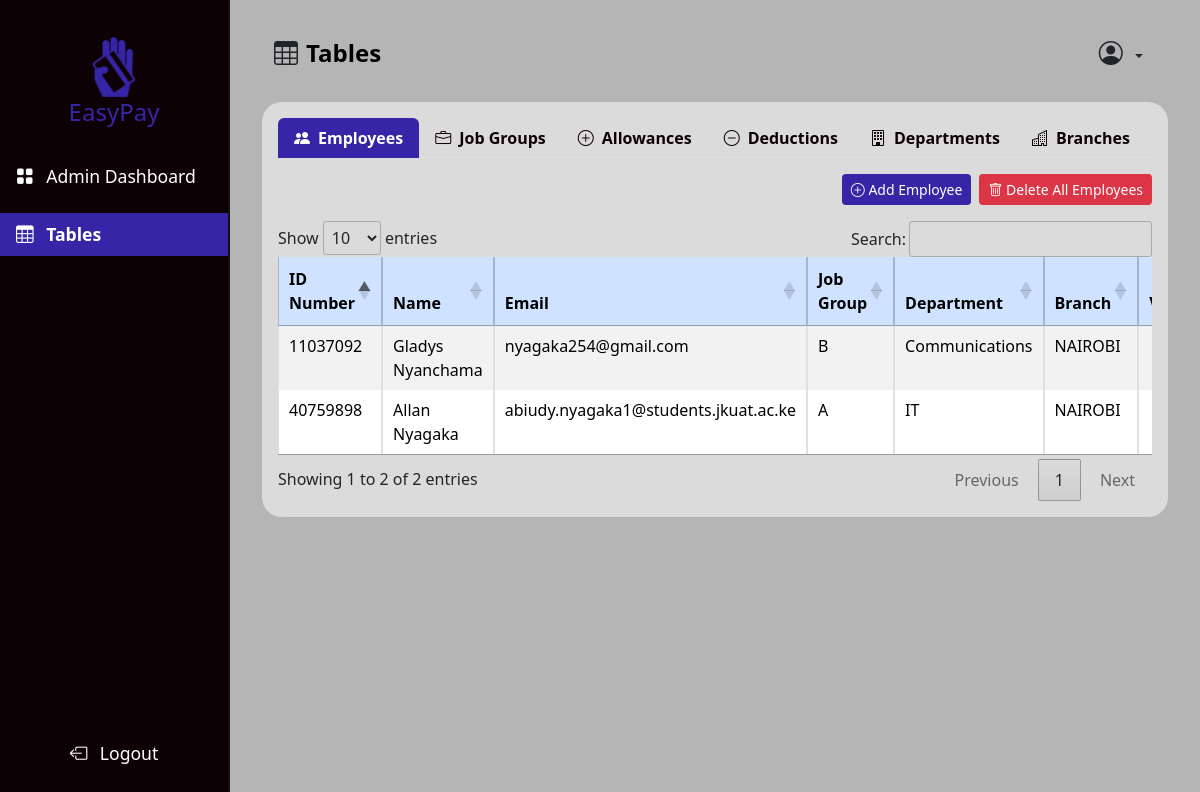
The page /admin_tables/ on the database as committed earlier.
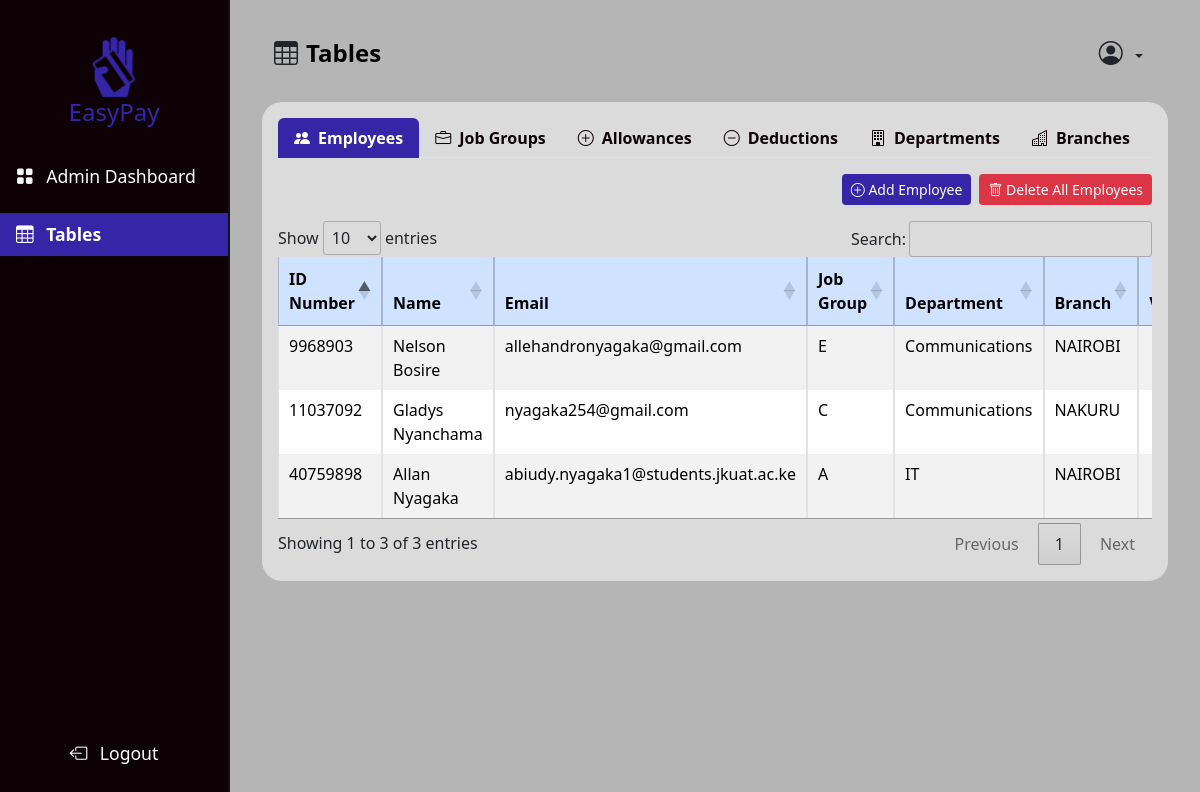
The same page on the database as committed later.
### management/models.py (models this page shows, shortened)
class Employee(models.Model):
    id_number = models.CharField(max_length=100, unique=True)
    first_name = models.CharField(max_length=50)
    last_name = models.CharField(max_length=50)
    email = models.EmailField(unique=True)
    job_group = models.ForeignKey(JobGroup, on_delete=models.SET_NULL, null=True)
    department = models.ForeignKey(Department, on_delete=models.SET_NULL, null=True)
    branch = models.ForeignKey(Branch, on_delete=models.SET_NULL, null=True)
    verified = models.BooleanField(default=False)
    user = models.OneToOneField(User, null=True, blank=True, on_delete=models.CASCADE)

class JobGroup(models.Model):
    name = models.CharField(max_length=100)
    base_salary = models.DecimalField(max_digits=11, decimal_places=2, default=0)
    allowances = models.ManyToManyField(
        Allowance, through="JobGroupAllowance", related_name="job_groups"
    )
    deductions = models.ManyToManyField(
        Deduction, through="JobGroupDeduction", related_name="job_groups"
    )

class Department(models.Model):
    name = models.CharField(max_length=100)

class Branch(models.Model):
    name = models.CharField(max_length=100)
    address = models.CharField(max_length=255)

### management/views.py (the view)
# urls.py: path("admin_tables/", management_views.admin_tables, name="admin_tables"),
def admin_tables(request):
    employees = Employee.objects.select_related(
        "job_group", "department", "branch"
    ).all()
    job_groups = JobGroup.objects.all()
    departments = Department.objects.all()
    branches = Branch.objects.all()
    users = User.objects.all()
    allowances = Allowance.objects.all()
    deductions = Deduction.objects.all()
    job_group_filter = request.GET.get("job_group", None)
    department_filter = request.GET.get("department", None)
    branch_filter = request.GET.get("branch", None)
    if job_group_filter:
        job_groups = job_groups.filter(id=job_group_filter)
    if department_filter:
        job_groups = job_groups.filter(department__id=department_filter)
    if branch_filter:
        job_groups = job_groups.filter(branch__id=branch_filter)
    job_group_data = []
    for job_group in job_groups:
        job_group_allowances = JobGroupAllowance.objects.filter(job_group=job_group)
        job_group_deductions = JobGroupDeduction.objects.filter(job_group=job_group)
        job_group_data.append(
            {
                "job_group": job_group,
                "job_group_allowances": job_group_allowances,
                "job_group_deductions": job_group_deductions,
            }
        )
    context = {
        "employees": employees,
        "job_groups": job_groups,
        "job_group_data": job_group_data,
        "departments": departments,
        "branches": branches,
        "users": users,
        "allowances": allowances,
        "deductions": deductions,
        "job_group_filter": job_group_filter,
        "department_filter": department_filter,
        "branch_filter": branch_filter,
    }
    return render(request, "layouts/admin_tables.html", context)

### management/templates/layouts/admin_tables.html (shortened to what this page needs)
{% extends "layouts/admin_dashboard_layout.html" %}
{% load humanize %}
{% load static %}
{% block content %}
  <div class="container-fluid">
    <main class="main-content">
      <nav class="navbar navbar-expand-lg dash-nav mb-2">
        <div class="container-fluid">
          <i class="bi bi-table me-2" style="font-size: 1.5rem"></i>
          <h1 class="navbar-brand fw-bold mb-0" style="font-size: 1.5rem">Tables</h1>
          <div class="collapse navbar-collapse" id="navbarNav">
            <ul class="navbar-nav ms-auto">
              <li class="nav-item">
                <div class="dropdown">
                  <button class="btn dropdown-toggle"
                          type="button"
                          data-bs-toggle="dropdown"
                          aria-expanded="false">
                    <i class="bi bi-person-circle me-1" style="font-size: 1.5rem"></i>
                  </button>
                </div>
              </li>
            </ul>
          </div>
        </div>
      </nav>
      <div class="card mt-2">
        <div class="card-body">
          <ul class="nav nav-tabs" id="tablesTab" role="tablist">
            <li class="nav-item" role="presentation">
              <a class="nav-link active"
                 id="employees-tab"
                 data-bs-toggle="tab"
                 href="#employees"
                 role="tab"
                 aria-controls="employees"
                 aria-selected="true"><i class="bi bi-people-fill me-2"></i>Employees</a>
            </li>
            <li class="nav-item" role="presentation">
              <a class="nav-link"
                 id="job-groups-tab"
                 data-bs-toggle="tab"
                 href="#job-groups"
                 role="tab"
                 aria-controls="job-groups"
                 aria-selected="false"><i class="bi bi-briefcase me-2"></i>Job Groups</a>
            </li>
            <li class="nav-item" role="presentation">
              <a class="nav-link"
                 id="allowances-tab"
                 data-bs-toggle="tab"
                 href="#allowances"
                 role="tab"
                 aria-controls="allowances"
                 aria-selected="false"><i class="bi bi-plus-circle me-2"></i>Allowances</a>
            </li>
            <li class="nav-item" role="presentation">
              <a class="nav-link"
                 id="deductions-tab"
                 data-bs-toggle="tab"
                 href="#deductions"
                 role="tab"
                 aria-controls="deductions"
                 aria-selected="false"><i class="bi bi-dash-circle me-2"></i>Deductions</a>
            </li>
            <li class="nav-item" role="presentation">
              <a class="nav-link"
                 id="departments-tab"
                 data-bs-toggle="tab"
                 href="#departments"
                 role="tab"
                 aria-controls="departments"
                 aria-selected="false"><i class="bi bi-building me-2"></i>Departments</a>
            </li>
            <li class="nav-item" role="presentation">
              <a class="nav-link"
                 id="branches-tab"
                 data-bs-toggle="tab"
                 href="#branches"
                 role="tab"
                 aria-controls="branches"
                 aria-selected="false"><i class="bi bi-buildings me-2"></i>Branches</a>
            </li>
          </ul>
          <div class="tab-content mt-3" id="tablesTabContent">
            {% include "tables/employees_table.html" %}
          </div>
        </div>
      </div>
    </main>
  </div>
{% endblock content %}

### main/templates/layouts/admin_dashboard_layout.html (shortened to what this page needs)
{% load static %}
<!DOCTYPE html>
<html lang="en">
  <head>
    <link rel="stylesheet"
          href="https://cdn.datatables.net/1.13.6/css/jquery.dataTables.min.css">
    <link href="https://cdn.jsdelivr.net/npm/bootstrap@5.3.3/dist/css/bootstrap.min.css"
          rel="stylesheet"
 />
    <link rel="stylesheet" href="{% static 'css/dashboard.css' %}" />
    <link rel="stylesheet"
          href="https://cdn.jsdelivr.net/npm/bootstrap-icons@1.11.3/font/bootstrap-icons.min.css">
  </head>
  <body>
    <div class="toast-container position-fixed top-0 start-50 translate-middle-x p-3"
         style="z-index: 1100">
    </div>
    <nav">
      <div class="sidebar d-flex flex-column">
        <div class="sidebar-header text-center">
          <a href="{% url 'home' %}">
            <img src="{% static 'images/logo.png' %}" alt="" width="62" height="62" />
            <h4 class="mb-0">EasyPay</h4>
          </a>
        </div>
        <div class="sidebar-body text-white">
          <ul class="nav flex-column">
            <li class="nav-item py-2">
              <a class="nav-link {% if request.resolver_match.url_name == 'admin_dashboard' %}active{% endif %}"
                 href="{% url 'admin_dashboard' %}">
                <i class="bi bi-grid-fill me-2"></i>
                <span>Admin Dashboard</span>
              </a>
            </li>
            <li class="nav-item py-2">
              <a class="nav-link {% if request.resolver_match.url_name == 'admin_tables' %}active{% endif %}"
                 href="{% url 'admin_tables' %}">
                <i class="bi bi-table me-2"></i>
                <span>Tables</span>
              </a>
            </li>
          </ul>
        </div>
        <div class="sidebar-footer text-center mb-4">
          <a class="nav-link" href="{% url 'logout_admin' %}">
            <i class="bi bi-box-arrow-left me-2"></i>
            <span>Logout</span>
          </a>
        </div>
      </div>
    {% block content %}
    {% endblock content %}
  </body>
</html>

### management/templates/tables/employees_table.html (shortened to what this page needs)
<div class="tab-pane fade show active table-responsive"
     id="employees"
     role="tabpanel"
     aria-labelledby="employees-tab">
  <div class="d-flex justify-content-end mb-3 gap-2">
    <button class="btn btn-sm text-white"
            data-bs-toggle="modal"
            data-bs-target="#addEmployeeModal"
            style="background-color: #3626a7">
      <i class="bi bi-plus-circle"></i> Add Employee
    </button>
    <button class="btn btn-sm text-white bg-danger"
            data-bs-toggle="modal"
            data-bs-target="#deleteAllEmployeesModal">
      <i class="bi bi-trash"></i> Delete All Employees
    </button>
  </div>
  <table id="employeesTable"
         class="table table-bordered table-striped table-hover">
    <thead class="table-primary">
      <tr>
        <th class="text-start">ID Number</th>
        <th class="text-start">Name</th>
        <th class="text-start">Email</th>
        <th class="text-start">Job Group</th>
        <th class="text-start">Department</th>
        <th class="text-start">Branch</th>
        <th class="text-start">Verified</th>
      </tr>
    </thead>
    <tbody>
      {% for employee in employees %}
        <tr>
          <td class="text-start">{{ employee.id_number }}</td>
          <td class="text-start">{{ employee.first_name }} {{ employee.last_name }}</td>
          <td class="text-start">{{ employee.email }}</td>
          <td class="text-start">{{ employee.job_group.name }}</td>
          <td class="text-start">{{ employee.department.name }}</td>
          <td class="text-start">{{ employee.branch.name }}</td>
          <td>
          </td>
        </tr>
        <div class="modal fade"
             id="deleteEmployeeModal-{{ employee.id_number }}"
             tabindex="-1"
             aria-labelledby="deleteEmployeeModalLabel-{{ employee.id_number }}"
             aria-hidden="true">
        {% endfor %}
      </tbody>
    </table>
  </div>

### management/templates/tables/job_groups_table.html (shortened to what this page needs)
{% load humanize %}

### management/templates/tables/allowances_table.html (shortened to what this page needs)
{% load humanize %}

### management/templates/tables/deductions_table.html (shortened to what this page needs)
{% load humanize %}

### main/static/css/dashboard.css (style rules this page uses)
body { background-color: #b5b5b5; }
a { text-decoration: none; }
.sidebar { background-color: #0d0106; height: 100vh; width: 230px; position: fixed; top: 0; left: 0; padding-top: 1rem; border-right: 2px solid #111; }
.sidebar a { text-decoration: none; color: #ffffff; }
.nav-link.active { background-color: #3626a7; color: white; font-weight: bold; position: relative; }
.sidebar-header { padding: 20px; }
.sidebar-header h4 { color: #3626a7; }
.sidebar-body, .sidebar-footer { font-size: 1.1rem; }
.sidebar .nav { flex-grow: 1; }
.sidebar .sidebar-footer { margin-top: auto; padding: 10px; }
.main-content { margin-left: 230px; padding: 20px; flex-grow: 1; display: flex; flex-direction: column; }
.dash-nav { width: 100%; }
.card { flex: 1; display: flex; flex-direction: column; justify-content: space-between; height: 100%; border-radius: 20px; border: none; background-color: #dbdbdb; }
.card-body { display: flex; flex-direction: column; height: 100%; text-align: center; }
.nav-tabs .nav-link { background-color: transparent; color: #0d0106; border: none; font-weight: 600; transition: all 0.3s ease; }
.nav-tabs .nav-link.active { background-color: #3626a7; color: #ffffff; }

Rows that differ between the two databases and show on the page:
removed Employee: id_number "11037092", first_name "Gladys", last_name "Nyanchama", email "nyagaka254@gmail.com", job_group.name "B", department.name "Communications", branch.name "NAIROBI"
added Employee: id_number "11037092", first_name "Gladys", last_name "Nyanchama", email "nyagaka254@gmail.com", job_group.name "C", department.name "Communications", branch.name "NAKURU"
added Employee: id_number "9968903", first_name "Nelson", last_name "Bosire", email "allehandronyagaka@gmail.com", job_group.name "E", department.name "Communications", branch.name "NAIROBI"
Other text that changed with them:
text written by a page script: "Show entries Search: Showing 1 to 2 of 2 entries Previous 1 Next" → "Show entries Search: Showing 1 to 3 of 3 entries Previous 1 Next"
